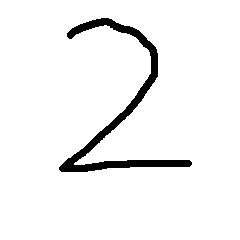
#> input picture samples/2.jpg, 240 x 240 px
$ jupyter execute test.ipynb
#> lines starting #> are read from the running program, lines starting #| are printed output that depends on the picture
[cell 1]
import cv2
import matplotlib.pyplot as plt
import numpy as np

data = np.ndarray(shape=[1,28,28,1])
img = cv2.imread('samples/2.jpg', cv2.IMREAD_GRAYSCALE)
#> img is the input picture: shape (240, 240); min 0, max 255, mean 242.8
img = cv2.resize(img, (28, 28), interpolation=cv2.INTER_AREA)
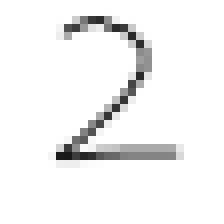
#> img: shape (28, 28) (shown 8 times larger); min 25, max 255, mean 242.8
plt.imshow(img, cmap="gray")
plt.show()
data[0,:,:,0] = img
np.argmax([0,1,0,0])
